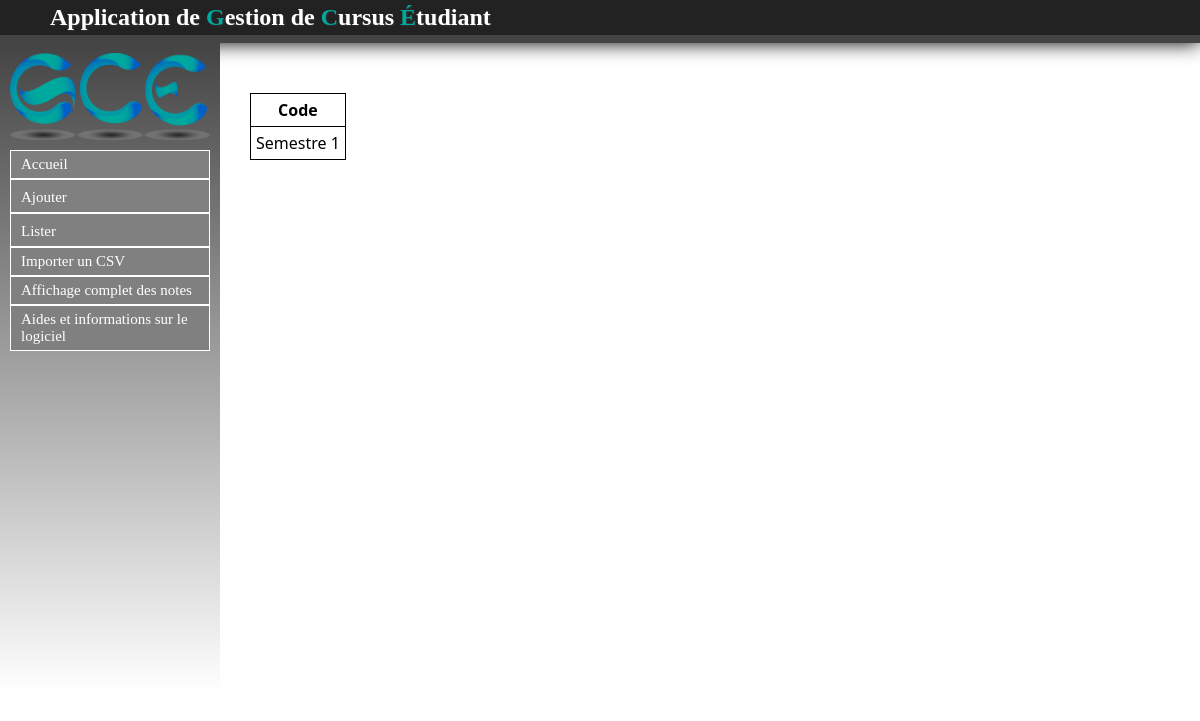
The page /Semestre/listerSemestre on the database as committed earlier.
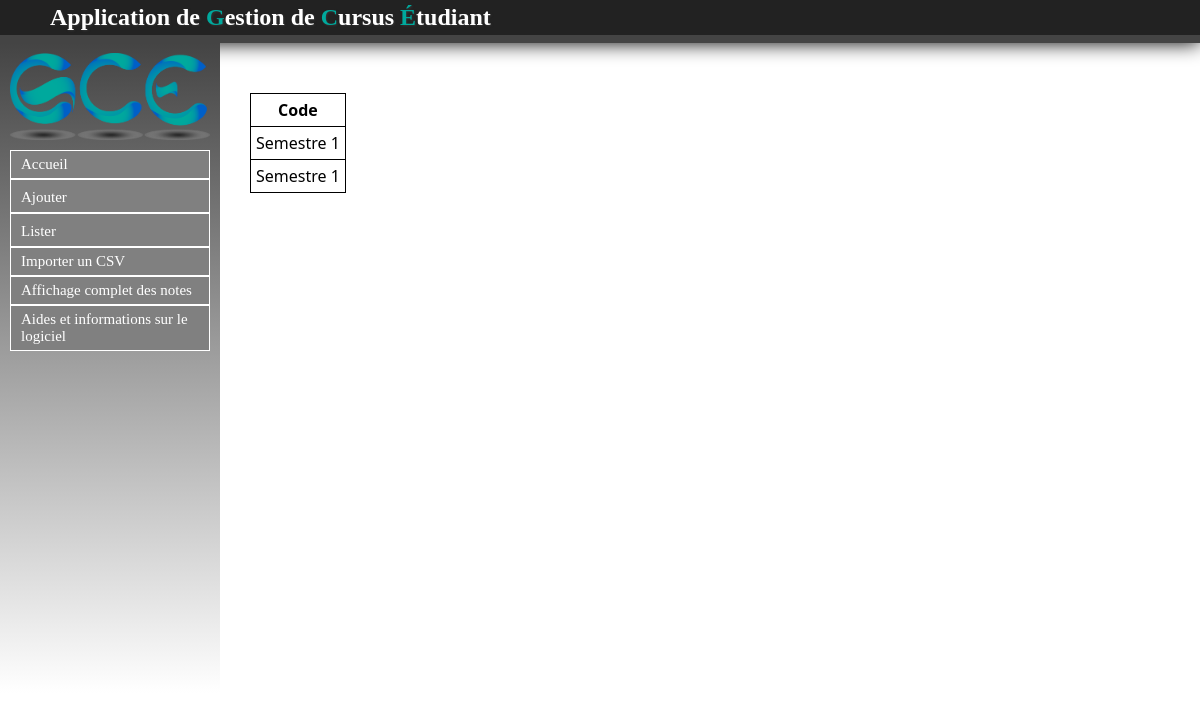
The same page on the database as committed later.
### Semestre/models.py (models this page shows, shortened)
class Semestre(models.Model):
	code = models.CharField(max_length=30,null=False)
	diplome = models.ForeignKey(Diplome, null=True)

### Semestre/views.py (the view)
def listerSemestre(request):
	semestre = Semestre.objects.all()
	return render(request, 'contenu_html/listerSemestre.html',{'semestre': semestre})

### Semestre/templates/contenu_html/listerSemestre.html (shortened to what this page needs)
{% extends "templates/base.html" %}
{% block content %}
{% if not semestre %}
	<p>Pas d'unité d'enseignement</p>
{% else %}
	<table style="border:1px solid black; border-collapse : collapse;">
	<tr>
		<th style="border:1px solid black;">Code</th>
	</tr>
{% endif %}
{% for sem in semestre %}
	<tr>
		<td style="border:1px solid black;">{{ sem.code }}</td>
	</tr>
{% endfor %}
</table>
{% endblock %}

Rows that differ between the two databases and show on the page:
added Semestre: code "Semestre 1"
